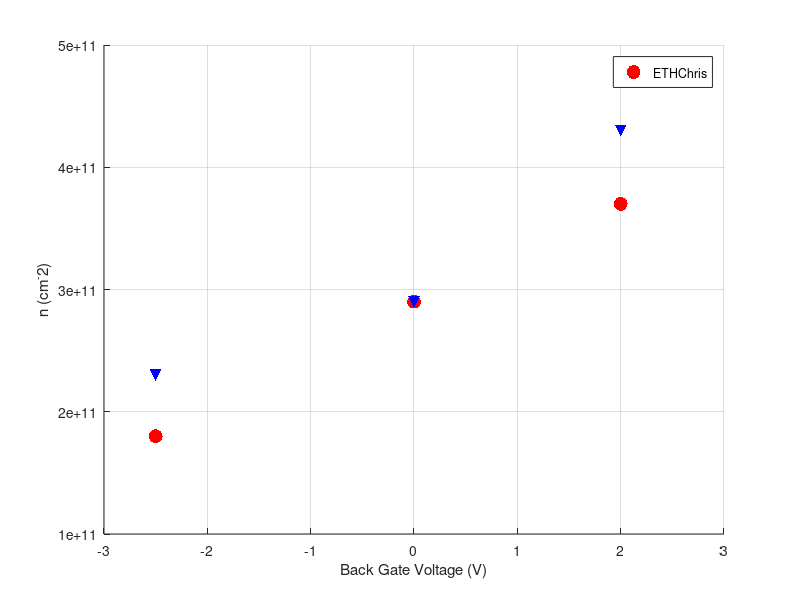

Recreate this plot in MATLAB.



scatter([-2.5, 0, 2], [1.8E11, 2.9E11, 3.7E11], 100, "r", "filled")
hold on
xlabel("Back Gate Voltage (V)")
ylabel("n (cm^-2)")
scatter([-2.5, 0, 2], [2.3E11, 2.9E11, 4.3E11], 75, "b", "v", "filled")
xlim([-3, 3])
ylim([1E11, 5E11])
legend(["ETH", "Chris"])
grid on